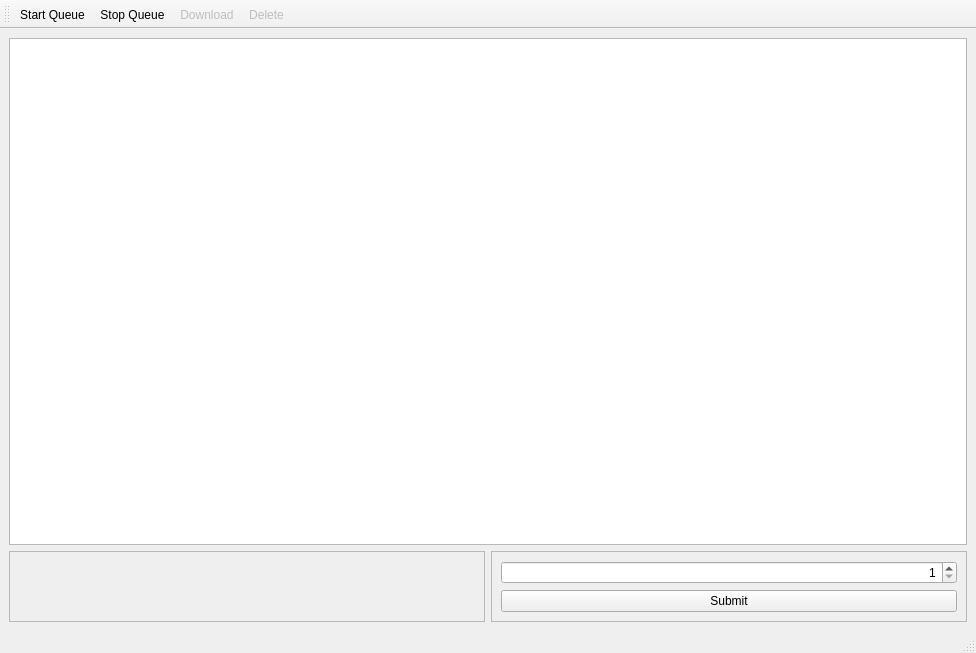
<?xml version="1.0" encoding="UTF-8"?>
<ui version="4.0">
 <class>TaskMainWindow</class>
 <widget class="QMainWindow" name="TaskMainWindow">
  <property name="geometry">
   <rect>
    <x>0</x>
    <y>0</y>
    <width>976</width>
    <height>653</height>
   </rect>
  </property>
  <property name="windowTitle">
   <string>MainWindow</string>
  </property>
  <widget class="QWidget" name="centralwidget">
   <property name="sizePolicy">
    <sizepolicy hsizetype="Expanding" vsizetype="Expanding">
     <horstretch>0</horstretch>
     <verstretch>0</verstretch>
    </sizepolicy>
   </property>
   <layout class="QVBoxLayout" name="verticalLayout">
    <item>
     <widget class="QListWidget" name="tasklistWidget">
      <property name="showDropIndicator" stdset="0">
       <bool>false</bool>
      </property>
      <property name="dragDropMode">
       <enum>QAbstractItemView::NoDragDrop</enum>
      </property>
      <property name="selectionMode">
       <enum>QAbstractItemView::ExtendedSelection</enum>
      </property>
      <property name="selectionBehavior">
       <enum>QAbstractItemView::SelectItems</enum>
      </property>
      <property name="movement">
       <enum>QListView::Static</enum>
      </property>
      <property name="spacing">
       <number>0</number>
      </property>
     </widget>
    </item>
    <item>
     <layout class="QHBoxLayout" name="horizontalLayout">
      <property name="topMargin">
       <number>0</number>
      </property>
      <item>
       <widget class="QFrame" name="taskFrame">
        <property name="frameShape">
         <enum>QFrame::StyledPanel</enum>
        </property>
        <property name="frameShadow">
         <enum>QFrame::Raised</enum>
        </property>
        <layout class="QHBoxLayout" name="horizontalLayout_2">
         <property name="leftMargin">
          <number>0</number>
         </property>
         <property name="topMargin">
          <number>0</number>
         </property>
         <property name="rightMargin">
          <number>0</number>
         </property>
         <property name="bottomMargin">
          <number>0</number>
         </property>
         <item>
          <widget class="TaskCreator" name="creatorWidget" native="true">
           <property name="minimumSize">
            <size>
             <width>0</width>
             <height>30</height>
            </size>
           </property>
          </widget>
         </item>
        </layout>
       </widget>
      </item>
      <item>
       <widget class="QFrame" name="submitFrame">
        <property name="minimumSize">
         <size>
          <width>100</width>
          <height>0</height>
         </size>
        </property>
        <property name="frameShape">
         <enum>QFrame::StyledPanel</enum>
        </property>
        <property name="frameShadow">
         <enum>QFrame::Raised</enum>
        </property>
        <layout class="QVBoxLayout" name="verticalLayout_3">
         <item>
          <widget class="QSpinBox" name="multiplicitySpinBox">
           <property name="alignment">
            <set>Qt::AlignRight|Qt::AlignTrailing|Qt::AlignVCenter</set>
           </property>
           <property name="minimum">
            <number>1</number>
           </property>
           <property name="maximum">
            <number>5</number>
           </property>
          </widget>
         </item>
         <item>
          <widget class="QPushButton" name="submitPushButton">
           <property name="text">
            <string>Submit</string>
           </property>
          </widget>
         </item>
        </layout>
       </widget>
      </item>
     </layout>
    </item>
   </layout>
  </widget>
  <widget class="QMenuBar" name="menubar">
   <property name="geometry">
    <rect>
     <x>0</x>
     <y>0</y>
     <width>976</width>
     <height>22</height>
    </rect>
   </property>
  </widget>
  <widget class="QStatusBar" name="statusbar"/>
  <widget class="QToolBar" name="toolBar">
   <property name="windowTitle">
    <string>toolBar</string>
   </property>
   <attribute name="toolBarArea">
    <enum>TopToolBarArea</enum>
   </attribute>
   <attribute name="toolBarBreak">
    <bool>false</bool>
   </attribute>
   <addaction name="actionStartQueue"/>
   <addaction name="actionStopQueue"/>
   <addaction name="actionDownload"/>
   <addaction name="actionDelete"/>
  </widget>
  <action name="actionStartQueue">
   <property name="text">
    <string>Start Queue</string>
   </property>
   <property name="toolTip">
    <string>Start the Queue</string>
   </property>
  </action>
  <action name="actionStopQueue">
   <property name="text">
    <string>Stop Queue</string>
   </property>
   <property name="toolTip">
    <string>Stop the task queue</string>
   </property>
  </action>
  <action name="actionDownload">
   <property name="enabled">
    <bool>false</bool>
   </property>
   <property name="text">
    <string>Download</string>
   </property>
  </action>
  <action name="actionDelete">
   <property name="enabled">
    <bool>false</bool>
   </property>
   <property name="text">
    <string>Delete</string>
   </property>
  </action>
 </widget>
 <customwidgets>
  <customwidget>
   <class>TaskCreator</class>
   <extends>QWidget</extends>
   <header>taskcreator.h</header>
   <container>1</container>
  </customwidget>
 </customwidgets>
 <resources/>
 <connections>
  <connection>
   <sender>toolBar</sender>
   <signal>actionTriggered(QAction*)</signal>
   <receiver>TaskMainWindow</receiver>
   <slot>handleToolbarAction(QAction*)</slot>
   <hints>
    <hint type="sourcelabel">
     <x>186</x>
     <y>43</y>
    </hint>
    <hint type="destinationlabel">
     <x>182</x>
     <y>54</y>
    </hint>
   </hints>
  </connection>
  <connection>
   <sender>submitPushButton</sender>
   <signal>clicked()</signal>
   <receiver>TaskMainWindow</receiver>
   <slot>submitTask()</slot>
   <hints>
    <hint type="sourcelabel">
     <x>630</x>
     <y>590</y>
    </hint>
    <hint type="destinationlabel">
     <x>638</x>
     <y>623</y>
    </hint>
   </hints>
  </connection>
  <connection>
   <sender>tasklistWidget</sender>
   <signal>itemSelectionChanged()</signal>
   <receiver>TaskMainWindow</receiver>
   <slot>selectionChanged()</slot>
   <hints>
    <hint type="sourcelabel">
     <x>51</x>
     <y>213</y>
    </hint>
    <hint type="destinationlabel">
     <x>5</x>
     <y>212</y>
    </hint>
   </hints>
  </connection>
 </connections>
 <slots>
  <slot>startQueue()</slot>
  <slot>stopQueue()</slot>
  <slot>handleToolbarAction(QAction*)</slot>
  <slot>submitTask()</slot>
  <slot>selectionChanged()</slot>
 </slots>
</ui>
